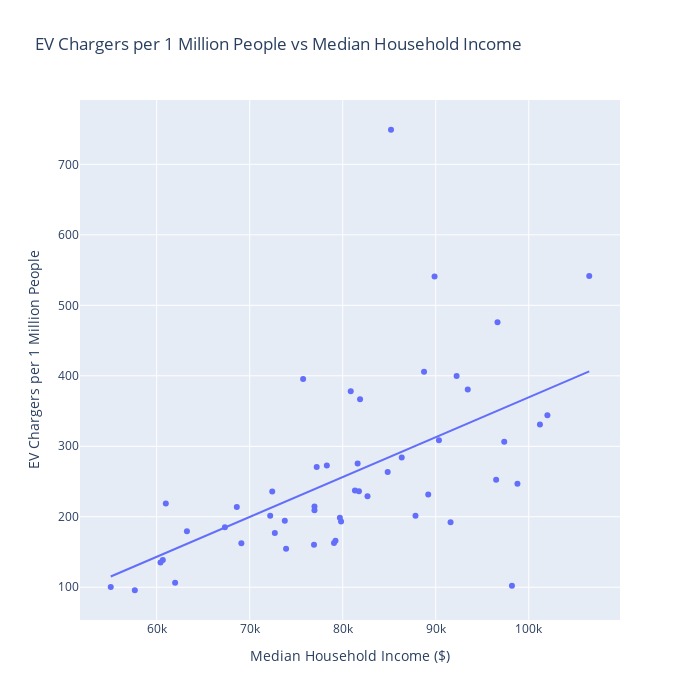

Notebook source saved alongside this figure:
### Code cell
# Compare the data of the EV charger ratio and the income by showing the scatter plot.
fig = px.scatter(
    ev_income,
    x='income',
    y='chargers_ratio',
    title='EV Chargers per 1 Million People vs Median Household Income',
    trendline='ols',
    labels={'income': 'Median Household Income ($)', 'chargers_ratio': 'EV Chargers per 1 Million People'}
)

fig.update_layout(width=700, height=700)
fig.show()

### Figure 1 — Plotly figure (JSON) as saved in the notebook; plotly's stock layout.template omitted (floating-point values rounded to 4 significant figures)
{"data": [{"hovertemplate": "Median Household Income ($)=%{x}<br>EV Chargers per 1 Million People=%{y}<extra></extra>", "legendgroup": "", "marker": {"color": "#636efa", "symbol": "circle"}, "mode": "markers", "name": "", "orientation": "v", "showlegend": false, "type": "scatter", "x": [98190, 60660, 63250, 82660, 89870, 96640, 92240, 86340, 72200, 72420, 97360, 80860, 73910, 87820, 76910, 84830, 61980, 57650, 106500, 102000, 75740, 76960, 90340, 78290, 55060, 79220, 68610, 76960, 89190, 98780, 91590, 60980, 81310, 81600, 73770, 67330, 88740, 79820, 81860, 69100, 81740, 72700, 79060, 101200, 96490, 85190, 93440, 79690, 60410, 77200], "xaxis": "x", "y": [102.3, 138.6, 179.6, 229.2, 541.0, 476.0, 399.8, 283.9, 201.4, 235.9, 306.6, 378.2, 154.7, 201.6, 160.2, 263.6, 106.5, 95.76, 541.7, 344.0, 395.5, 214.5, 308.5, 272.9, 100.4, 166.0, 213.7, 209.2, 231.5, 246.8, 192.3, 219.0, 237.3, 275.5, 194.2, 185.0, 405.8, 193.2, 366.8, 162.3, 236.0, 177.1, 162.8, 330.9, 252.6, 749.1, 380.4, 198.4, 135.0, 270.5], "yaxis": "y"}, {"hovertemplate": "<b>OLS trendline</b><br>chargers_ratio = 0.00565508 * income + -196.076<br>R<sup>2</sup>=0.309441<br><br>Median Household Income ($)=%{x}<br>EV Chargers per 1 Million People=%{y} <b>(trend)</b><extra></extra>", "legendgroup": "", "marker": {"color": "#636efa", "symbol": "circle"}, "mode": "lines", "name": "", "showlegend": false, "type": "scatter", "x": [55060, 57650, 60410, 60660, 60980, 61980, 63250, 67330, 68610, 69100, 72200, 72420, 72700, 73770, 73910, 75740, 76910, 76960, 76960, 77200, 78290, 79060, 79220, 79690, 79820, 80860, 81310, 81600, 81740, 81860, 82660, 84830, 85190, 86340, 87820, 88740, 89190, 89870, 90340, 91590, 92240, 93440, 96490, 96640, 97360, 98190, 98780, 101200, 102000, 106500], "xaxis": "x", "y": [115.3, 129.9, 145.5, 147.0, 148.8, 154.4, 161.6, 184.7, 191.9, 194.7, 212.2, 213.5, 215.0, 221.1, 221.9, 232.2, 238.9, 239.1, 239.1, 240.5, 246.7, 251.0, 251.9, 254.6, 255.3, 261.2, 263.7, 265.4, 266.2, 266.8, 271.4, 283.6, 285.7, 292.2, 300.6, 305.8, 308.3, 312.1, 314.8, 321.9, 325.5, 332.3, 349.6, 350.4, 354.5, 359.2, 362.5, 376.2, 380.7, 406.2], "yaxis": "y"}], "layout": {"height": 700, "legend": {"tracegroupgap": 0}, "title": {"text": "EV Chargers per 1 Million People vs Median Household Income"}, "width": 700, "xaxis": {"anchor": "y", "autorange": true, "domain": [0, 1], "range": [51750.0, 109800.0], "title": {"text": "Median Household Income ($)"}, "type": "linear"}, "yaxis": {"anchor": "x", "autorange": true, "domain": [0, 1], "range": [53.56, 791.3], "title": {"text": "EV Chargers per 1 Million People"}, "type": "linear"}}}
